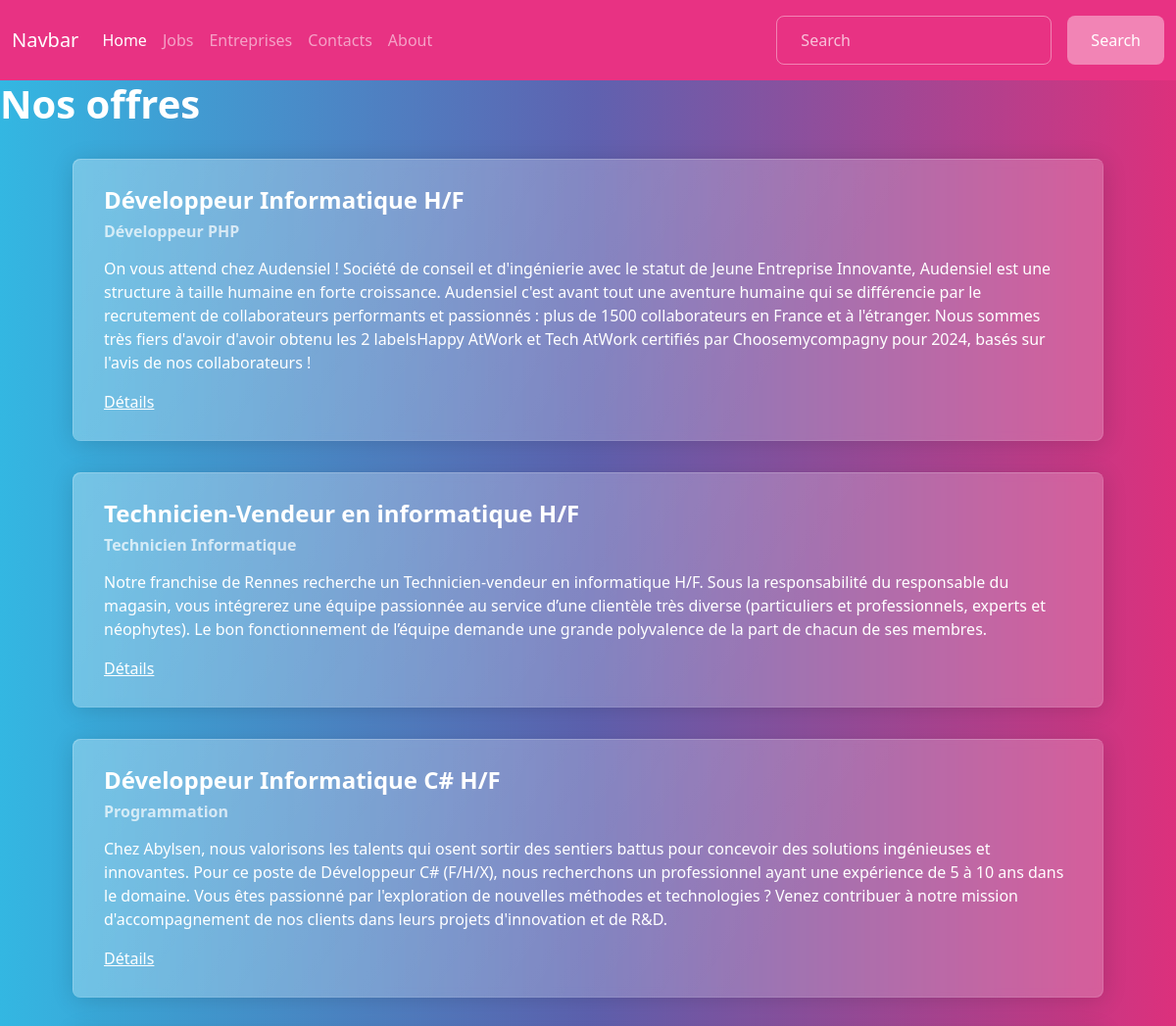
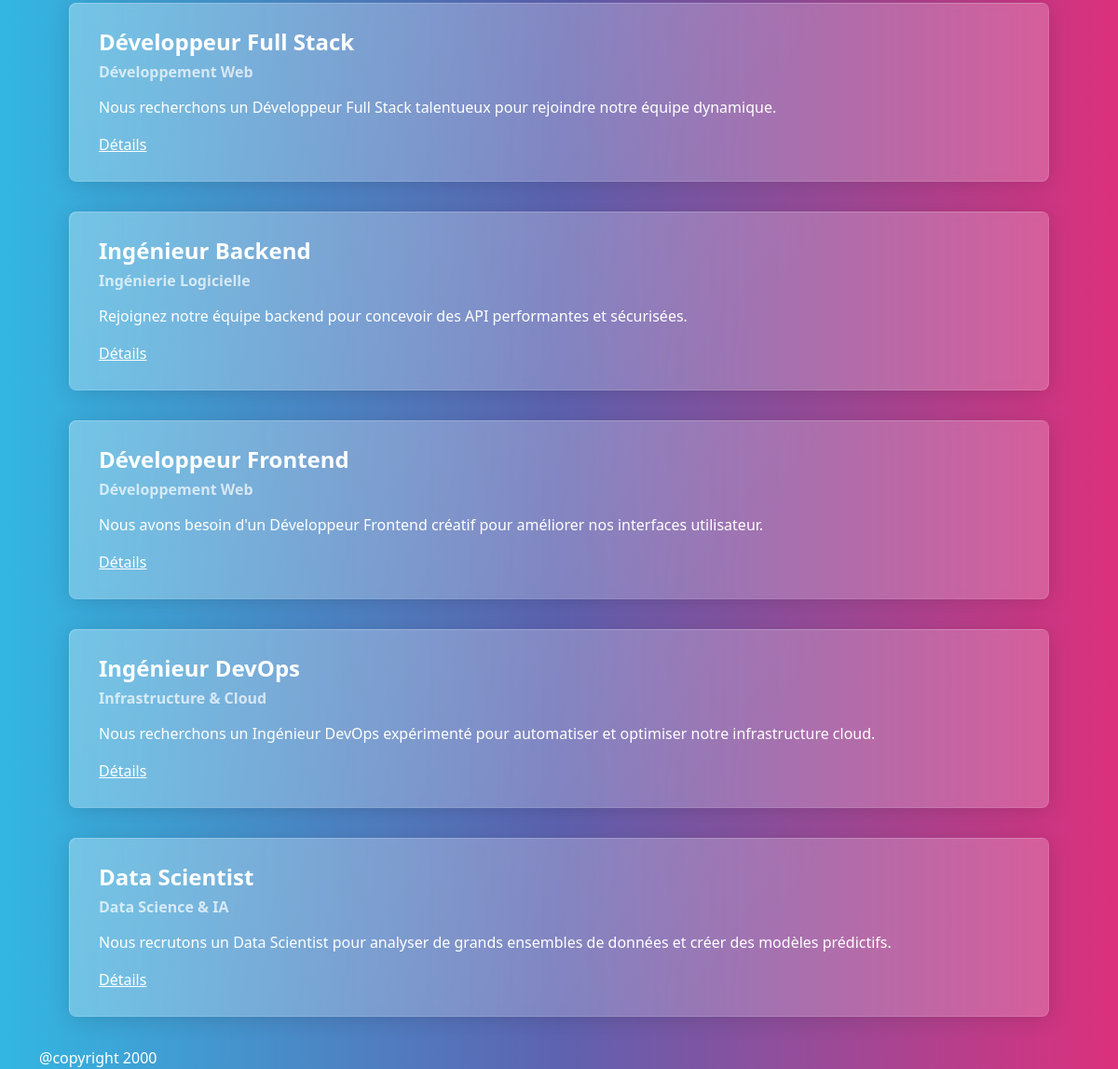
Screenshot of /offres.php with the database file from the repository (2 pictures, top to bottom).
### tables this page shows
CREATE TABLE IF NOT EXISTS `job_offers` (
  `id` int NOT NULL AUTO_INCREMENT,
  `title` varchar(255) NOT NULL,
  `description` text NOT NULL,
  `mission` text NOT NULL,
  `location` varchar(100) NOT NULL,
  `category` varchar(100) NOT NULL,
  `employment_type` enum('CDI','CDD','Freelance','Internship') NOT NULL,
  `technologies_used` text NOT NULL,
  `benefits` text NOT NULL,
  `participants_count` int DEFAULT '0',
  `created_at` timestamp NULL DEFAULT CURRENT_TIMESTAMP,
  `image_url` varchar(255) NOT NULL,
  `id_company` int NOT NULL DEFAULT '1',
  PRIMARY KEY (`id`),
  KEY `id_company` (`id_company`)
);

### offres.php (called while the page is built)
<?php
require_once 'includes/functions.php';
$jobs= getJobsList();
?>
<?php
 require_once('views/pages/offres.html.php');
 ?>

### includes/functions.php (called while the page is built, shortened)
<?php
function getJobsList(){
    $pdo =  connexionDB();
    $sql ="SELECT * FROM job_offers ORDER BY created_at DESC";
    $statement = $pdo->query($sql);
    return $statement->fetchAll();
}
?>

### views/pages/offres.html.php (the view)
<?php require_once __DIR__ .'/../partials/header.html.php';
?>
<h1>Nos  offres </h1>
<div class='container'>
<?php
        foreach($jobs as $job){
            echo '
            <div class="card m-3">
              <div class="card-body">
                <h4 class="card-title">'.$job["title"].'</h4>
                <h6 class="card-subtitle mb-2 text-muted">'.$job['category'].'</h6>
                <p class="card-text">'.$job['description'].'</p>
                <a href="offre.php?id='.$job["id"].'" class="card-link">Détails</a>
              </div>
            </div>
            ';
        }
?>
<?php require_once __DIR__ . '/../partials/footer.html.php';?>

### views/partials/header.html.php (shortened to what this page needs)
<!DOCTYPE html>
<html lang="en">
<head>
    <link rel="stylesheet" href="https://unpkg.com/leaflet@1.9.4/dist/leaflet.css" />
    <link rel="stylesheet" href="assets/css/styles.css">
    <link rel="stylesheet" href="https://cdnjs.cloudflare.com/ajax/libs/bootswatch/5.3.3/quartz/bootstrap.min.css" />
</head>
<body>
<nav class="navbar navbar-expand-lg bg-primary" data-bs-theme="dark">
  <div class="container-fluid">
    <a class="navbar-brand" href="#">Navbar</a>
    <div class="collapse navbar-collapse" id="navbarColor01">
      <ul class="navbar-nav me-auto">
        <li class="nav-item">
          <a class="nav-link active" href="index.php">Home
          </a>
        </li>
        <li class="nav-item">
          <a class="nav-link" href="offres.php">Jobs</a>
        </li>
        <li class="nav-item">
          <a class="nav-link" href="entreprises.php">Entreprises</a>
        </li>
        <li class="nav-item">
          <a class="nav-link" href="/views/pages/contacts.html.php">Contacts</a>
        </li>
        <li class="nav-item">
          <a class="nav-link" href="#">About</a>
        </li>
      </ul>
      <form class="d-flex">
        <input class="form-control me-sm-2" type="search" placeholder="Search">
        <button class="btn btn-secondary my-2 my-sm-0" type="submit">Search</button>
      </form>
    </div>
  </div>
</nav>

### views/partials/footer.html.php
<footer>
    @copyright 2000
</footer>
</body>
</html>

### rows the page displays
job_offers: title "Développeur Informatique H/F", category "Développeur PHP", description "On vous attend chez Audensiel ! Société de conseil et d'ingénierie avec le statut de Jeune Entreprise Innovante, Audensiel est une structure à taille humaine en forte croissance. Audensiel c'est avant tout une aventure humaine qui se différencie par le recrutement de collaborateurs performants et passionnés : plus de 1500 collaborateurs en France et à l'étranger. Nous sommes très fiers d'avoir d'avoir obtenu les 2 labelsHappy AtWork et Tech AtWork certifiés par Choosemycompagny pour 2024, basés sur l'avis de nos collaborateurs !"
job_offers: title "Technicien-Vendeur en informatique H/F", category "Technicien Informatique", description "Notre franchise de Rennes recherche un Technicien-vendeur en informatique H/F. Sous la responsabilité du responsable du magasin, vous intégrerez une équipe passionnée au service d’une clientèle très diverse (particuliers et professionnels, experts et néophytes). Le bon fonctionnement de l’équipe demande une grande polyvalence de la part de chacun de ses membres."
job_offers: title "Développeur Informatique C# H/F", category "Programmation", description "Chez Abylsen, nous valorisons les talents qui osent sortir des sentiers battus pour concevoir des solutions ingénieuses et innovantes. Pour ce poste de Développeur C# (F/H/X), nous recherchons un professionnel ayant une expérience de 5 à 10 ans dans le domaine. Vous êtes passionné par l'exploration de nouvelles méthodes et technologies ? Venez contribuer à notre mission d'accompagnement de nos clients dans leurs projets d'innovation et de R&D."
job_offers: title "Développeur Full Stack", category "Développement Web", description "Nous recherchons un Développeur Full Stack talentueux pour rejoindre notre équipe dynamique."
job_offers: title "Ingénieur Backend", category "Ingénierie Logicielle", description "Rejoignez notre équipe backend pour concevoir des API performantes et sécurisées."
job_offers: title "Développeur Frontend", category "Développement Web", description "Nous avons besoin d'un Développeur Frontend créatif pour améliorer nos interfaces utilisateur."
job_offers: title "Ingénieur DevOps", category "Infrastructure & Cloud", description "Nous recherchons un Ingénieur DevOps expérimenté pour automatiser et optimiser notre infrastructure cloud."
job_offers: title "Data Scientist", category "Data Science & IA", description "Nous recrutons un Data Scientist pour analyser de grands ensembles de données et créer des modèles prédictifs."
